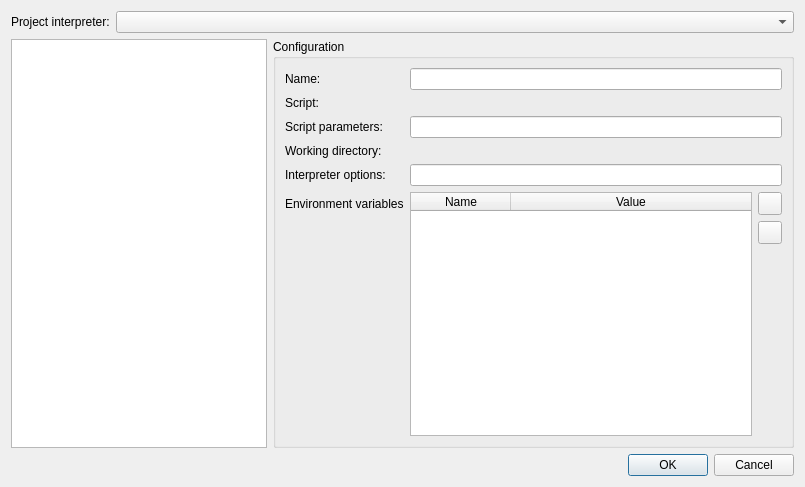
<?xml version="1.0" encoding="UTF-8"?>
<ui version="4.0">
 <class>Dialog</class>
 <widget class="QDialog" name="Dialog">
  <property name="geometry">
   <rect>
    <x>0</x>
    <y>0</y>
    <width>805</width>
    <height>487</height>
   </rect>
  </property>
  <property name="windowTitle">
   <string>Edit run configurations</string>
  </property>
  <layout class="QVBoxLayout" name="verticalLayout_2">
   <item>
    <layout class="QHBoxLayout" name="horizontalLayout_4">
     <property name="topMargin">
      <number>0</number>
     </property>
     <item>
      <widget class="QLabel" name="label_7">
       <property name="text">
        <string>Project interpreter:</string>
       </property>
      </widget>
     </item>
     <item>
      <widget class="QComboBox" name="comboInterpreters">
       <property name="sizePolicy">
        <sizepolicy hsizetype="Expanding" vsizetype="Fixed">
         <horstretch>0</horstretch>
         <verstretch>0</verstretch>
        </sizepolicy>
       </property>
      </widget>
     </item>
    </layout>
   </item>
   <item>
    <layout class="QHBoxLayout" name="horizontalLayout_2">
     <item>
      <widget class="QListWidget" name="listConfigs">
       <property name="sizePolicy">
        <sizepolicy hsizetype="Minimum" vsizetype="Expanding">
         <horstretch>0</horstretch>
         <verstretch>0</verstretch>
        </sizepolicy>
       </property>
      </widget>
     </item>
     <item>
      <widget class="QGroupBox" name="groupBox">
       <property name="title">
        <string>Configuration</string>
       </property>
       <layout class="QFormLayout" name="formLayout">
        <property name="fieldGrowthPolicy">
         <enum>QFormLayout::ExpandingFieldsGrow</enum>
        </property>
        <item row="1" column="0">
         <widget class="QLabel" name="label">
          <property name="text">
           <string>Script:</string>
          </property>
         </widget>
        </item>
        <item row="1" column="1">
         <widget class="FilePicker" name="pickerScript" native="true">
          <property name="sizePolicy">
           <sizepolicy hsizetype="Expanding" vsizetype="Preferred">
            <horstretch>0</horstretch>
            <verstretch>0</verstretch>
           </sizepolicy>
          </property>
         </widget>
        </item>
        <item row="2" column="0">
         <widget class="QLabel" name="label_2">
          <property name="text">
           <string>Script parameters:</string>
          </property>
         </widget>
        </item>
        <item row="2" column="1">
         <widget class="QLineEdit" name="lineEditScriptParams"/>
        </item>
        <item row="3" column="0">
         <widget class="QLabel" name="label_5">
          <property name="text">
           <string>Working directory:</string>
          </property>
         </widget>
        </item>
        <item row="3" column="1">
         <widget class="FilePicker" name="pickerWorkingDir" native="true">
          <property name="sizePolicy">
           <sizepolicy hsizetype="Expanding" vsizetype="Preferred">
            <horstretch>0</horstretch>
            <verstretch>0</verstretch>
           </sizepolicy>
          </property>
         </widget>
        </item>
        <item row="4" column="0">
         <widget class="QLabel" name="label_4">
          <property name="text">
           <string>Interpreter options:</string>
          </property>
         </widget>
        </item>
        <item row="4" column="1">
         <widget class="QLineEdit" name="lineEdidInterpreterOpts"/>
        </item>
        <item row="5" column="0">
         <widget class="QLabel" name="label_6">
          <property name="text">
           <string>Environment variables</string>
          </property>
         </widget>
        </item>
        <item row="5" column="1">
         <layout class="QHBoxLayout" name="horizontalLayout">
          <item>
           <widget class="QTableWidget" name="tableWidgetEnvVars">
            <property name="sizePolicy">
             <sizepolicy hsizetype="Expanding" vsizetype="Expanding">
              <horstretch>0</horstretch>
              <verstretch>1</verstretch>
             </sizepolicy>
            </property>
            <property name="alternatingRowColors">
             <bool>false</bool>
            </property>
            <property name="selectionMode">
             <enum>QAbstractItemView::SingleSelection</enum>
            </property>
            <property name="selectionBehavior">
             <enum>QAbstractItemView::SelectRows</enum>
            </property>
            <property name="gridStyle">
             <enum>Qt::SolidLine</enum>
            </property>
            <property name="rowCount">
             <number>0</number>
            </property>
            <attribute name="horizontalHeaderCascadingSectionResizes">
             <bool>false</bool>
            </attribute>
            <attribute name="horizontalHeaderStretchLastSection">
             <bool>true</bool>
            </attribute>
            <attribute name="verticalHeaderVisible">
             <bool>false</bool>
            </attribute>
            <column>
             <property name="text">
              <string>Name</string>
             </property>
            </column>
            <column>
             <property name="text">
              <string>Value</string>
             </property>
            </column>
           </widget>
          </item>
          <item>
           <layout class="QVBoxLayout" name="verticalLayout">
            <property name="leftMargin">
             <number>0</number>
            </property>
            <item>
             <widget class="QToolButton" name="toolButtonAdd">
              <property name="text">
               <string/>
              </property>
              <property name="icon">
               <iconset theme="list-add">
                <normaloff/>
               </iconset>
              </property>
             </widget>
            </item>
            <item>
             <widget class="QToolButton" name="toolButtonRemove">
              <property name="text">
               <string/>
              </property>
              <property name="icon">
               <iconset theme="list-remove">
                <normaloff/>
               </iconset>
              </property>
             </widget>
            </item>
            <item>
             <spacer name="verticalSpacer">
              <property name="orientation">
               <enum>Qt::Vertical</enum>
              </property>
              <property name="sizeHint" stdset="0">
               <size>
                <width>20</width>
                <height>40</height>
               </size>
              </property>
             </spacer>
            </item>
           </layout>
          </item>
         </layout>
        </item>
        <item row="0" column="0">
         <widget class="QLabel" name="label_3">
          <property name="text">
           <string>Name:</string>
          </property>
         </widget>
        </item>
        <item row="0" column="1">
         <widget class="QLineEdit" name="lineEditName"/>
        </item>
       </layout>
      </widget>
     </item>
    </layout>
   </item>
   <item>
    <widget class="QDialogButtonBox" name="buttonBox">
     <property name="orientation">
      <enum>Qt::Horizontal</enum>
     </property>
     <property name="standardButtons">
      <set>QDialogButtonBox::Cancel|QDialogButtonBox::Ok</set>
     </property>
    </widget>
   </item>
  </layout>
 </widget>
 <customwidgets>
  <customwidget>
   <class>FilePicker</class>
   <extends>QWidget</extends>
   <header>qidle.widgets.picker</header>
   <container>1</container>
  </customwidget>
 </customwidgets>
 <resources/>
 <connections>
  <connection>
   <sender>buttonBox</sender>
   <signal>accepted()</signal>
   <receiver>Dialog</receiver>
   <slot>accept()</slot>
   <hints>
    <hint type="sourcelabel">
     <x>248</x>
     <y>254</y>
    </hint>
    <hint type="destinationlabel">
     <x>157</x>
     <y>274</y>
    </hint>
   </hints>
  </connection>
  <connection>
   <sender>buttonBox</sender>
   <signal>rejected()</signal>
   <receiver>Dialog</receiver>
   <slot>reject()</slot>
   <hints>
    <hint type="sourcelabel">
     <x>316</x>
     <y>260</y>
    </hint>
    <hint type="destinationlabel">
     <x>286</x>
     <y>274</y>
    </hint>
   </hints>
  </connection>
 </connections>
</ui>
